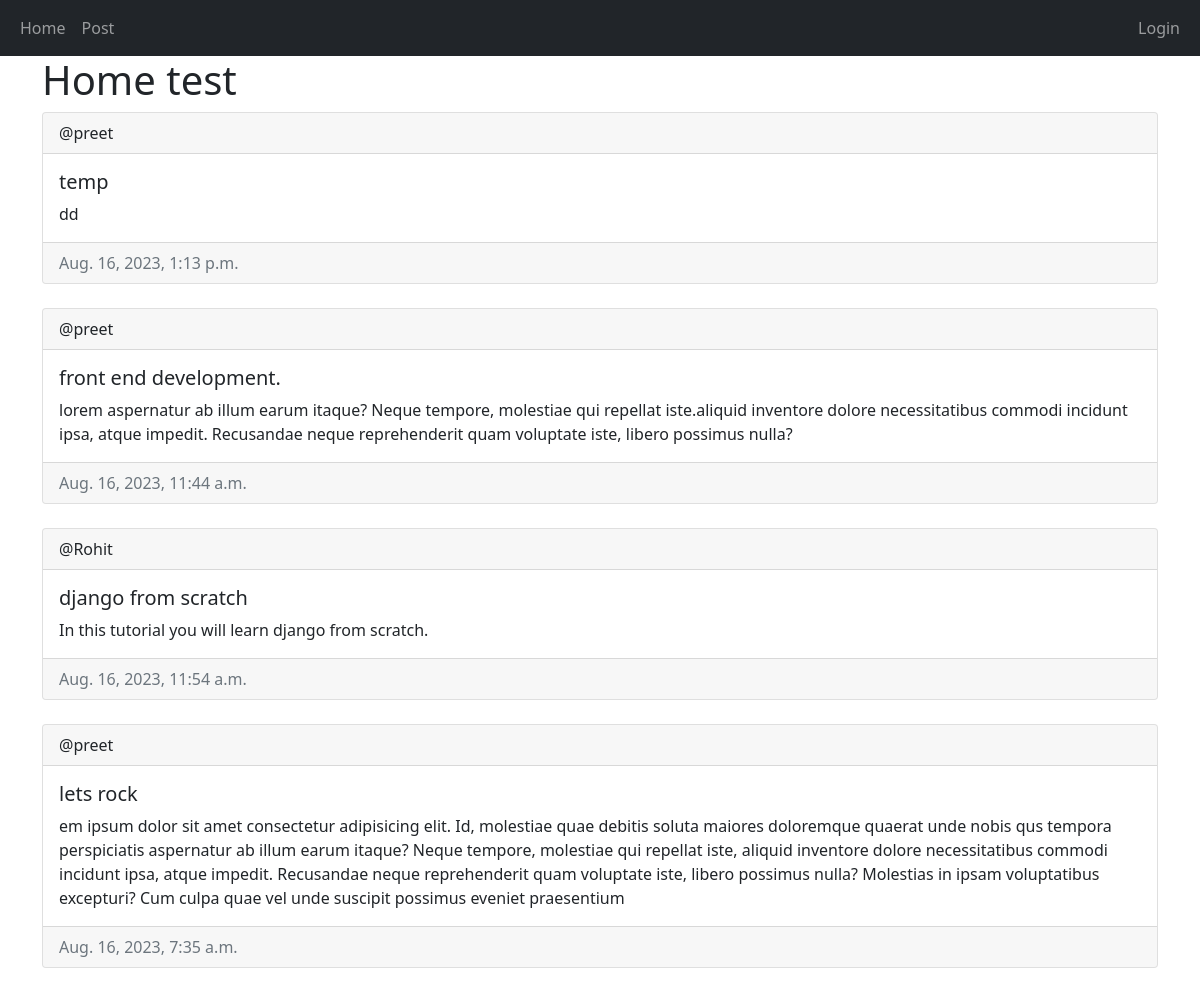
The app's page /, older data.
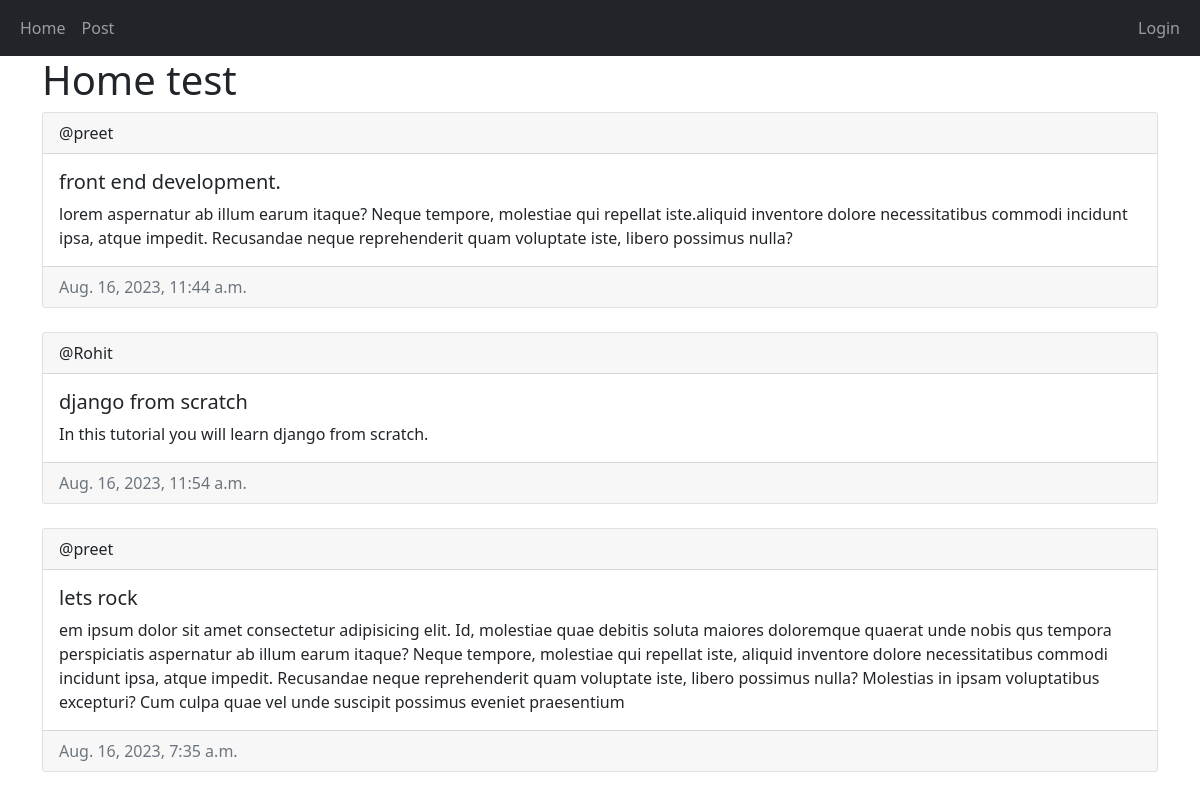
The same page, newer data.
### base/models.py (models this page shows, shortened)
class Post(models.Model):
    creator = models.ForeignKey(User, on_delete = models.CASCADE)
    title = models.CharField(max_length = 200)
    content = models.TextField()
    created = models.DateTimeField(auto_now_add = True)
    updated = models.DateTimeField(auto_now = True)
    class Meta:
        ordering = ["-updated","-created"]

### base/views.py (the view)
# urls.py: 2. Add a URL to urlpatterns:  path('', views.home, name='home')
def home(request):
    posts = Post.objects.all()
    context = {'posts': posts}
    return render(request,'base/home.html' ,context)

### base/templates/base/home.html (shortened to what this page needs)
{% extends 'main.html' %}
{%block content %}
<h1>Home test</h1>
{% for post in posts %}
<div class="card">
    <div class="card-header">
        <span>@{{post.creator}}</span>
    </div>
    <div class="card-body">
        <h5 class="card-title">{{post.title}}</h5>
        <p class="card-text">{{post.content}}</p>
    </div>
    <div class="card-footer text-muted">
        {{post.created}}
    </div>
</div>
<br>
{% endfor %}
{%endblock %}

### templates/main.html (shortened to what this page needs)
<!DOCTYPE html>
<html lang="en">
    <head>
        <link href="https://cdn.jsdelivr.net/npm/bootstrap@5.1.3/dist/css/bootstrap.min.css" rel="stylesheet"
 />
    </head>
    <body>
        <nav class="navbar navbar-expand-md navbar-dark bg-dark">
            <div class="container-fluid">
                <div>
                    <ul class="navbar-nav">
                        <li class="nav-item">
                            <a class="nav-link" href="{% url 'home' %}">Home</a>
                        </li>
                        <li class="nav-item">
                            <a class="nav-link" href="{% url 'post' %}">Post</a>
                        </li>
                    </ul>
                </div>
                <div>
                    <ul class="navbar-nav">
                        {% if user.is_authenticated %}
                        <span class="navbar-text">Logged in as {{user}} | </span>
                        <li class="nav-item">
                            <a class="nav-link" href="/logout">Logout</a>
                        </li>
                        {% else %}
                        <li class="nav-item">
                            <a class="nav-link" href="/login">Login</a>
                        </li>
                        {% endif %}
                    </ul>
                </div>
            </div>
        </nav>
        <div class="container">
            {% block content %}
            {% endblock %}
        </div>
    </body>
</html>

Row changes from the older to the newer data that the page shows:
removed Post: creator "preet", title "temp", content "dd", created "Aug. 16, 2023, 1:13 p.m."
